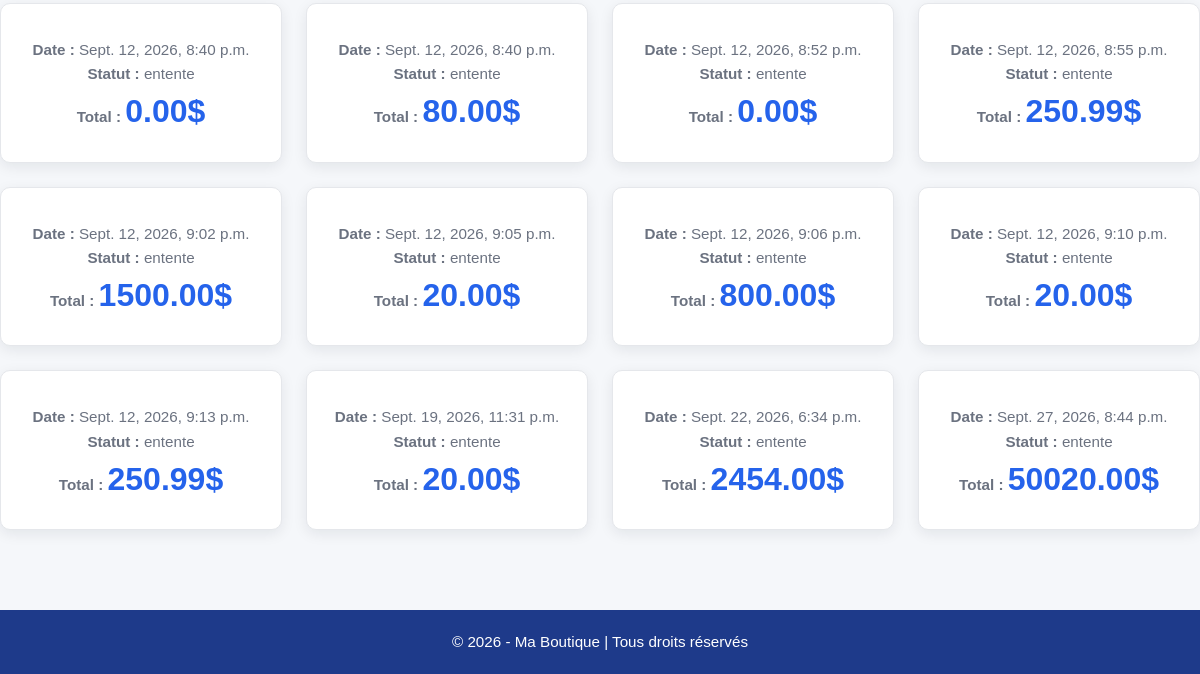
Before: /products/ancien_commande/ (signed in, lower part) with the older database file.
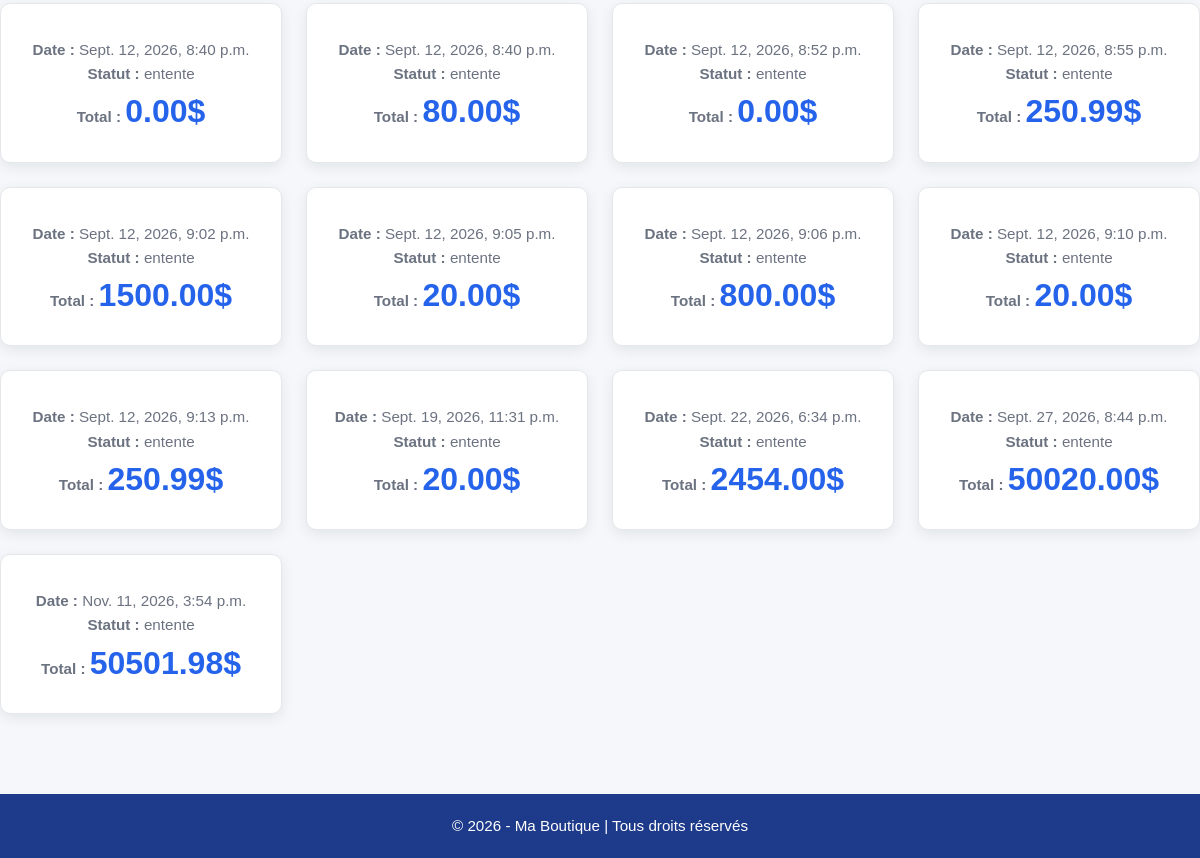
After: the same page with the newer database file.
### products/models.py (models this page shows, shortened)
class Commande(models.Model):
    user = models.ForeignKey(User, on_delete=models.CASCADE)
    created_at = models.DateTimeField(auto_now_add=True)
    statut= models.CharField(max_length=100)
    total = models.DecimalField(max_digits=10, decimal_places=2 , default=0 )

### products/views.py (the view)
# urls.py: path("ancien_commande/" , ancien_commande ,name='ancien_commande'),
def  ancien_commande(request):
    user = request.user
    commande = Commande.objects.filter(user=user)
    commande_items = Commande_items.objects.all()
    return render(request , 'ancien_commande.html' , {"commande" : commande,
                                                      "commande_items" : commande_items})

### products/models.py (called while the page is built)
    def __str__(self):
        return f"{self.commande.user.username} --------------{self.quantite}"

### templates/ancien_commande.html (shortened to what this page needs)
{% extends "base.html" %}
{% block content %}
    <section class="container section">
        <div class="info-grid">
            {% for ele in commande %}
                <div class="info-card">
                    <p><strong>Date :</strong> {{ ele.created_at }}</p>
                    <p><strong>Statut :</strong> {{ ele.statut }}</p>
                    <p><strong>Total :</strong> <span class="detail-price">{{ ele.total }}$</span></p>
                </div>
            {% empty %}
                <div class="empty-state">
                    <p>Aucune commande enregistrée.</p>
                </div>
            {% endfor %}
        </div>
    </section>
{% endblock %}

Changed rows visible on the page:
added Commande: created_at "Nov. 11, 2026, 3:54 p.m.", statut "entente", total "50501.98"
